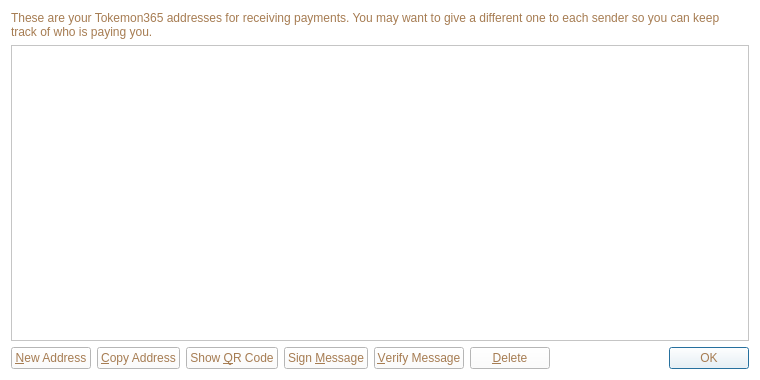
<?xml version="1.0" encoding="UTF-8"?>
<ui version="4.0">
 <class>AddressBookPage</class>
 <widget class="QWidget" name="AddressBookPage">
  <property name="geometry">
   <rect>
    <x>0</x>
    <y>0</y>
    <width>760</width>
    <height>380</height>
   </rect>
  </property>
  <property name="windowTitle">
   <string>Address Book</string>
  </property>
  <property name="styleSheet">
   <string notr="true">background-color: white;
color: rgb(166, 124, 82);</string>
  </property>
  <layout class="QVBoxLayout" name="verticalLayout">
   <item>
    <widget class="QLabel" name="labelExplanation">
     <property name="text">
      <string>These are your Tokemon365 addresses for receiving payments. You may want to give a different one to each sender so you can keep track of who is paying you.</string>
     </property>
     <property name="textFormat">
      <enum>Qt::PlainText</enum>
     </property>
     <property name="wordWrap">
      <bool>true</bool>
     </property>
    </widget>
   </item>
   <item>
    <widget class="QTableView" name="tableView">
     <property name="contextMenuPolicy">
      <enum>Qt::CustomContextMenu</enum>
     </property>
     <property name="toolTip">
      <string>Double-click to edit address or label</string>
     </property>
     <property name="tabKeyNavigation">
      <bool>false</bool>
     </property>
     <property name="alternatingRowColors">
      <bool>true</bool>
     </property>
     <property name="selectionMode">
      <enum>QAbstractItemView::SingleSelection</enum>
     </property>
     <property name="selectionBehavior">
      <enum>QAbstractItemView::SelectRows</enum>
     </property>
     <property name="sortingEnabled">
      <bool>true</bool>
     </property>
     <attribute name="verticalHeaderVisible">
      <bool>false</bool>
     </attribute>
    </widget>
   </item>
   <item>
    <layout class="QHBoxLayout" name="horizontalLayout">
     <item>
      <widget class="QPushButton" name="newAddressButton">
       <property name="toolTip">
        <string>Create a new address</string>
       </property>
       <property name="text">
        <string>&amp;New Address</string>
       </property>
       <property name="icon">
        <iconset resource="../bitcoin.qrc">
         <normaloff>:/icons/add</normaloff>:/icons/add</iconset>
       </property>
      </widget>
     </item>
     <item>
      <widget class="QPushButton" name="copyToClipboard">
       <property name="toolTip">
        <string>Copy the currently selected address to the system clipboard</string>
       </property>
       <property name="text">
        <string>&amp;Copy Address</string>
       </property>
       <property name="icon">
        <iconset resource="../bitcoin.qrc">
         <normaloff>:/icons/editcopy</normaloff>:/icons/editcopy</iconset>
       </property>
      </widget>
     </item>
     <item>
      <widget class="QPushButton" name="showQRCode">
       <property name="text">
        <string>Show &amp;QR Code</string>
       </property>
       <property name="icon">
        <iconset resource="../bitcoin.qrc">
         <normaloff>:/icons/qrcode</normaloff>:/icons/qrcode</iconset>
       </property>
      </widget>
     </item>
     <item>
      <widget class="QPushButton" name="signMessage">
       <property name="toolTip">
        <string>Sign a message to prove you own a Tokemon365 address</string>
       </property>
       <property name="text">
        <string>Sign &amp;Message</string>
       </property>
       <property name="icon">
        <iconset resource="../bitcoin.qrc">
         <normaloff>:/icons/edit</normaloff>:/icons/edit</iconset>
       </property>
      </widget>
     </item>
     <item>
      <widget class="QPushButton" name="verifyMessage">
       <property name="toolTip">
        <string>Verify a message to ensure it was signed with a specified Tokemon365 address</string>
       </property>
       <property name="text">
        <string>&amp;Verify Message</string>
       </property>
       <property name="icon">
        <iconset resource="../bitcoin.qrc">
         <normaloff>:/icons/transaction_0</normaloff>:/icons/transaction_0</iconset>
       </property>
      </widget>
     </item>
     <item>
      <widget class="QPushButton" name="deleteButton">
       <property name="toolTip">
        <string>Delete the currently selected address from the list</string>
       </property>
       <property name="text">
        <string>&amp;Delete</string>
       </property>
       <property name="icon">
        <iconset resource="../bitcoin.qrc">
         <normaloff>:/icons/remove</normaloff>:/icons/remove</iconset>
       </property>
      </widget>
     </item>
     <item>
      <spacer name="horizontalSpacer">
       <property name="orientation">
        <enum>Qt::Horizontal</enum>
       </property>
       <property name="sizeHint" stdset="0">
        <size>
         <width>40</width>
         <height>20</height>
        </size>
       </property>
      </spacer>
     </item>
     <item>
      <widget class="QDialogButtonBox" name="buttonBox">
       <property name="sizePolicy">
        <sizepolicy hsizetype="Maximum" vsizetype="Fixed">
         <horstretch>0</horstretch>
         <verstretch>0</verstretch>
        </sizepolicy>
       </property>
       <property name="standardButtons">
        <set>QDialogButtonBox::Ok</set>
       </property>
      </widget>
     </item>
    </layout>
   </item>
  </layout>
 </widget>
 <resources>
  <include location="../bitcoin.qrc"/>
 </resources>
 <connections/>
</ui>
